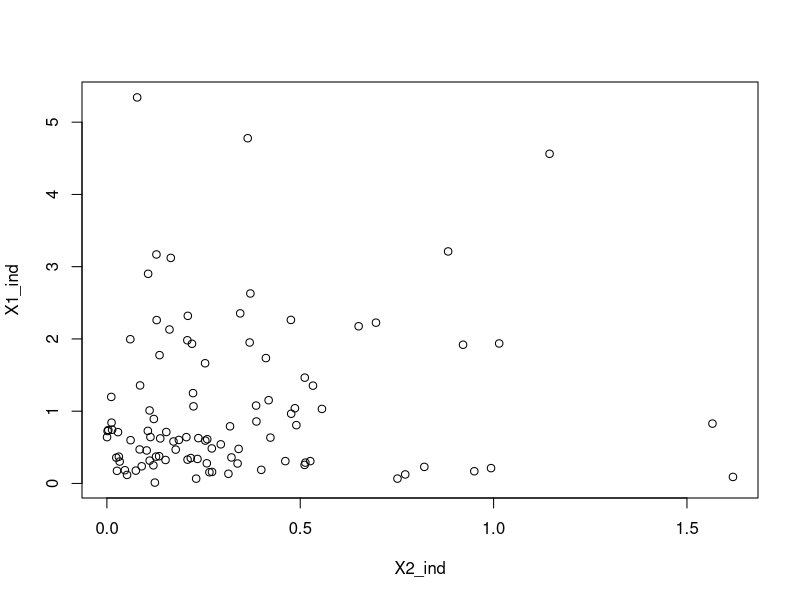
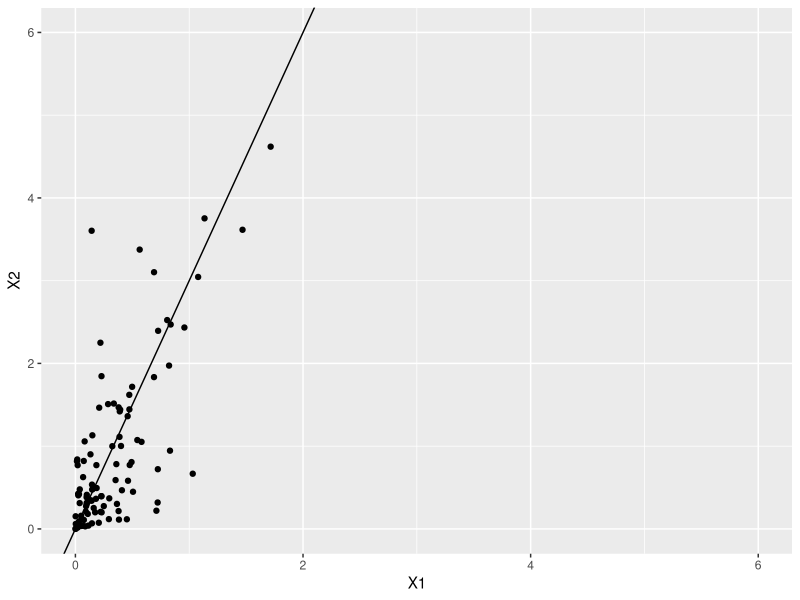

The R source for these figures, in order:
## ---- chunk 1
knitr::opts_chunk$set(echo = TRUE, warnings = F)
library(ggplot2)
library(dplyr)
## ---- chunk 2
# independent case: get input from uniform distribution
U1 <- runif(100)

lambda_1 <- 1
X1_ind <- -1/lambda_1 * log(1 - U1)

U2 <- runif(100)
lambda_2 <- 3
X2_ind <- -1/lambda_2 * log(1 - U2)

p1 <- hist(X1_ind, plot = FALSE, breaks = 100)
p2 <- hist(X2_ind, plot = FALSE, breaks = 100)

plot(X2_ind, X1_ind)
## ---- chunk 3
# helper function for n dim gaussian vector generation

n_dim_gaussvec <- function(dim, mean_vec, cov_matrix){
  A <- t(chol(cov_matrix))
  vec <- A %*% rnorm(dim) + mean_vec
  return(vec)
}


mu = rep(0,2)
covmat <- matrix(0.7, nrow = 2, ncol = 2)
diag(covmat) <- 1
x <- matrix(0, nrow = 100, ncol = 2)

for (i in 1:100){
  # Step 1: generate 2 dim gaussian vector
  gauss_vec <- n_dim_gaussvec(2, mu, covmat)
  # Step 2: Compute cdf of each sample
  # Recall we assumed each component is normal mean 0 and var 1 due to mean
  # vec and diag of cov matrix
  unif_samples <- pnorm(gauss_vec)
  # Step 3: Use inverse CDF to obtain correlated 2 samples
  x[i,1] <- -1/lambda_2 * log(1 - unif_samples[1])
  x[i,2] <- -1/lambda_1 * log(1 - unif_samples[2])
}

x_mat <- matrix(x, ncol = 2)
x_df <- data.frame(x_mat)

ggplot(data = x_df) +
  geom_point(aes(x = X1,
                 y = X2)) + 
  scale_x_continuous(limits = c(0,6)) + 
  scale_y_continuous(limits = c(0,6)) + 
  geom_abline(intercept = 0,
              slope = 3)
## ---- chunk 4
u1 <- runif(1000)
u2 <- runif(1000)
r1 <- sqrt(u1**2 + u2**2)
r2 <- sqrt((u1-1)**2 + u2**2)
CAD <- ifelse(r2 <= 1, 1, 0)
AKD <- ifelse((r1 <= 1) & (r2 <=1), 1, 0)
sum(CAD)/1000 - sum(AKD)/1000
## ---- chunk 5
set.seed(1)
target = function(x,y,z){
  return(ifelse((x<0) || (y<0) || (z<0), 
                0, 
                exp(-(x+y+z+x*y+y*z+x*z))))
}

# niter = number of iterations, start_pt = starting point of your MCMC
# proposal sd = sd of transition Kernel which is Gaussian.



MHsim <- function(target_density,niter,start_pt, proposal_sd){ 
  x = rep(0,niter)
  y = rep(0,niter)
  z = rep(0,niter)
  X = c(x,y,z)
  X[1] = start_pt
  for(i in 2:niter){
    current_x = x[i-1]
    current_y = y[i-1]
    current_z = z[i-1]
    proposed_x = rnorm(1,mean=current_x,sd=proposal_sd)
    proposed_y = rnorm(1,mean=current_y,sd=proposal_sd)
    proposed_z = rnorm(1,mean=current_z,sd=proposal_sd)
    r_n = target_density(proposed_x,
                         proposed_y,
                         proposed_z)/target_density(current_x,
                                                    current_y,
                                                    current_z)
    # r_n is acceptance probability
    # if higher than Unif[0,1], choose to move to diff state
    
    if(runif(1)<r_n){ 
      x[i] = proposed_x
      y[i] = proposed_y
      z[i] = proposed_z
      } else {
        # else, stay
        x[i] = current_x
        y[i] = current_y
        z[i] = current_z
      }
  }
  return(list(x,y,z))
}

set.seed(1)
niter <- 10000
burn_in <- 500
a <- MHsim(target, niter, 1, 1)
theta <- vector()
for (i in seq(1,niter)) {
  theta[i] = a[[1]][i]*a[[2]][i]*a[[3]][i]
}
result <- (1/(niter-500))*sum(theta[(burn_in+1):niter])
result
## ---- chunk 6

gibbs <- function(niter,start_pt){ 
  X = c(start_pt[1], numeric(niter))
  Y = c(start_pt[2], numeric(niter))
  Z = c(start_pt[3], numeric(niter))
  

  
  for(i in 2:niter){
    j <- sample(c(1,2,3),1)
    if (j == 1){
      X[i] <- rexp(n = 1, rate = (1+Y[i-1]+Z[i-1]))
      Y[i] <- Y[i-1]
      Z[i] <- Z[i-1]
      } else if (j == 2){
        Y[i] <- rexp(n = 1, rate = (1+X[i-1]+Z[i-1]))
        X[i] <- X[i-1]
        Z[i] <- Z[i-1]
        } else if (j == 3){
          Z[i] <- rexp(n = 1, rate = (1+Y[i-1]+X[i-1]))
          X[i] <- X[i-1]
          Y[i] <- Y[i-1]
        }
    }
  return(list(X,Y,Z))
}

set.seed(1)
niter <- 10000
burn_in <- 500
b <- gibbs(niter, c(1,1,1))



theta_b <- vector()
for (i in 1:niter) {
  theta_b[i] = b[[1]][i]*b[[2]][i]*b[[3]][i]
}
result <- (1/(niter-500))*sum(theta_b[(burn_in+1):niter])

result

## ---- chunk 7
### create X1,...,X100 first
set.seed(123)


# algorithm start
# step 1: sample from g_0(l) 10000 times
# aka sample L 10000 times
n = 10000

priors <- matrix(0, nrow = 100, ncol = n)
T <- c(numeric(n))
for (i in 1:n){
  T[i] = 0
  priors[,i] <- sample(seq(1,100), 100)
  for (j in seq(1,100)) {
    T[i] = T[i] + (j * priors[,i][j])
  }
}

# step 2: compute weights, note wi = f_0/g_0 = 
weights = rep(0, n)
for (i in 1:n) {
  if (T[i] > 285000) {
    weights[i] = 1
  }
}

# normalize weights
weights = weights / sum(weights)

# step 3: get 1 sample from posterior f(L|T > 285000)
posteriors <- priors[,sample(ncol(priors), size = 1, replace = TRUE, prob = weights)]

posteriors
